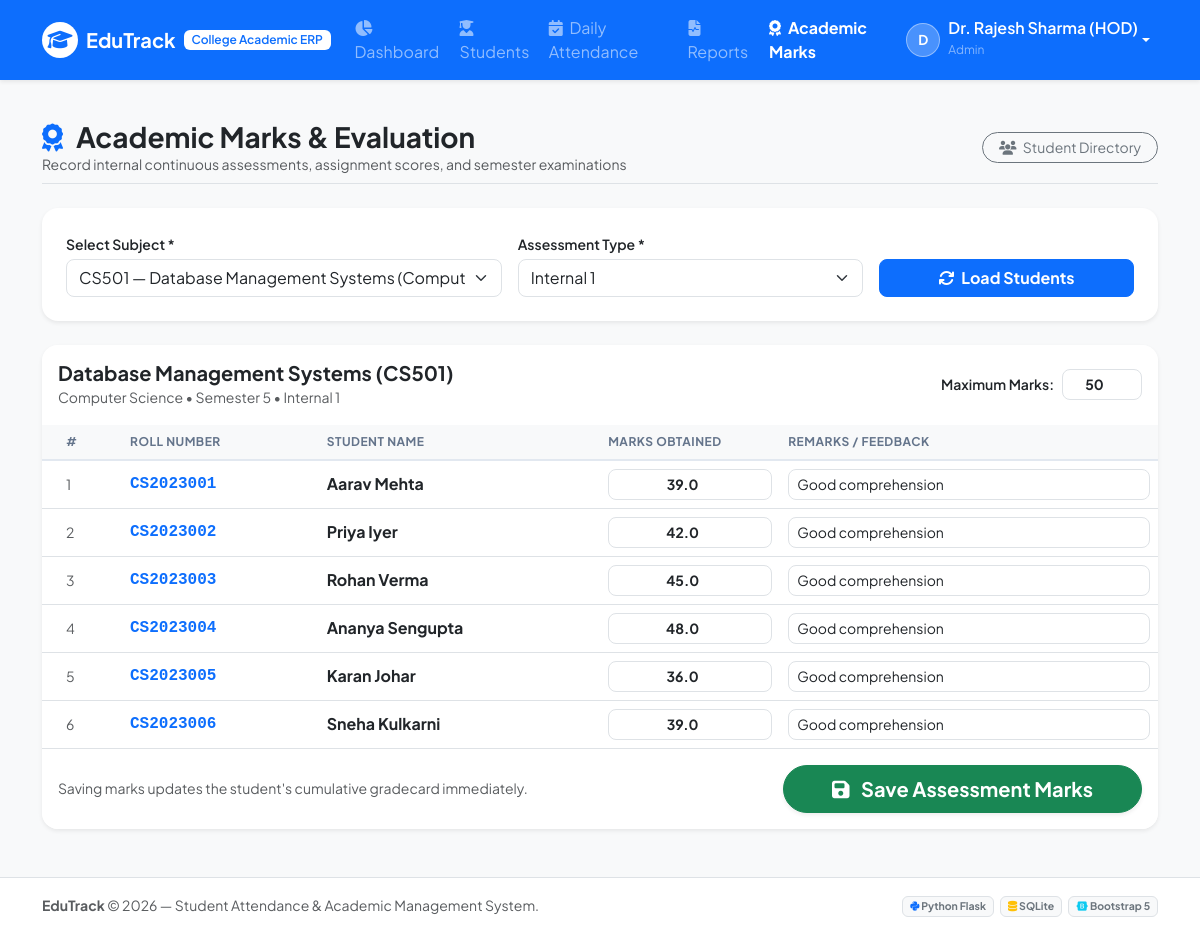
The page /admin/marks (signed in) on the database its author committed.
### tables this page shows
CREATE TABLE subjects (
        id INTEGER PRIMARY KEY AUTOINCREMENT,
        subject_code TEXT UNIQUE NOT NULL,
        subject_name TEXT NOT NULL,
        department TEXT NOT NULL,
        semester INTEGER NOT NULL,
        credits INTEGER DEFAULT 3
    );

CREATE TABLE students (
        id INTEGER PRIMARY KEY AUTOINCREMENT,
        roll_no TEXT UNIQUE NOT NULL,
        full_name TEXT NOT NULL,
        email TEXT UNIQUE NOT NULL,
        password_hash TEXT NOT NULL,
        department TEXT NOT NULL,
        semester INTEGER NOT NULL,
        phone TEXT,
        dob TEXT,
        address TEXT,
        created_at TIMESTAMP DEFAULT CURRENT_TIMESTAMP
    );

CREATE TABLE marks (
        id INTEGER PRIMARY KEY AUTOINCREMENT,
        student_id INTEGER NOT NULL,
        subject_id INTEGER NOT NULL,
        exam_type TEXT NOT NULL CHECK(exam_type IN ('Internal 1', 'Internal 2', 'Assignment', 'Semester Final')),
        marks_obtained REAL NOT NULL,
        max_marks REAL NOT NULL DEFAULT 100,
        remarks TEXT,
        created_at TIMESTAMP DEFAULT CURRENT_TIMESTAMP,
        FOREIGN KEY (student_id) REFERENCES students(id) ON DELETE CASCADE,
        FOREIGN KEY (subject_id) REFERENCES subjects(id) ON DELETE CASCADE
    );

### app.py (the view, shortened to what this page needs)
@app.route('/admin/marks', methods=['GET', 'POST'])
@login_required
@admin_required
def manage_marks():
    conn = get_db()
    cursor = conn.cursor()
    cursor.execute("SELECT id, subject_code, subject_name, department, semester FROM subjects ORDER BY subject_code")
    subjects = cursor.fetchall()
    selected_subject_id = request.args.get('subject_id', type=int)
    if not selected_subject_id and subjects:
        selected_subject_id = subjects[0]['id']
    selected_exam = request.args.get('exam_type', 'Internal 1')
    selected_subject = next((s for s in subjects if s['id'] == selected_subject_id), None)
    students_with_marks = []
    if selected_subject:
        cursor.execute('''
        SELECT id, roll_no, full_name
        FROM students
        WHERE department = ? AND semester = ?
        ORDER BY roll_no ASC
        ''', (selected_subject['department'], selected_subject['semester']))
        students = cursor.fetchall()
        cursor.execute('''
        SELECT student_id, marks_obtained, max_marks, remarks
        FROM marks
        WHERE subject_id = ? AND exam_type = ?
        ''', (selected_subject_id, selected_exam))
        marks_map = {row['student_id']: row for row in cursor.fetchall()}
        for s in students:
            students_with_marks.append({
                'student': s,
                'mark': marks_map.get(s['id'])
            })
    conn.close()
    return render_template(
        'marks/manage.html',
        subjects=subjects,
        selected_subject=selected_subject,
        selected_subject_id=selected_subject_id,
        selected_exam=selected_exam,
        students_with_marks=students_with_marks
    )

### app.py (called while the page is built)
def login_required(f):
    @wraps(f)
    def decorated_function(*args, **kwargs):
        if 'user_id' not in session:
            flash('Please log in to access this portal.', 'warning')
            return redirect(url_for('login'))
        return f(*args, **kwargs)
    return decorated_function

def admin_required(f):
    @wraps(f)
    def decorated_function(*args, **kwargs):
        if session.get('user_type') != 'admin':
            flash('Access restricted to college administrators and faculty only.', 'danger')
            return redirect(url_for('login'))
        return f(*args, **kwargs)
    return decorated_function

@app.context_processor
def inject_now():
    return {'current_year': datetime.now().year, 'today_date': datetime.now().strftime('%Y-%m-%d')}

### database.py (called while the page is built)
def get_db():
    conn = sqlite3.connect(DATABASE_PATH)
    conn.row_factory = sqlite3.Row
    conn.execute("PRAGMA foreign_keys = ON")
    return conn

### templates/marks/manage.html (shortened to what this page needs)
{% extends "base.html" %}
{% block content %}
<div class="d-flex flex-wrap justify-content-between align-items-center mb-4 pb-2 border-bottom">
    <div>
        <h3 class="fw-bold text-dark mb-0">
            <i class="fa-solid fa-award text-primary me-2"></i> Academic Marks & Evaluation
        </h3>
        <p class="text-muted small mb-0">Record internal continuous assessments, assignment scores, and semester examinations</p>
    </div>
    <div class="mt-2 mt-md-0 d-flex gap-2">
        <a href="{{ url_for('manage_students') }}" class="btn btn-outline-secondary btn-sm rounded-pill px-3">
            <i class="fa-solid fa-users me-1"></i> Student Directory
        </a>
    </div>
</div>
<div class="card border-0 shadow-sm rounded-4 mb-4">
    <div class="card-body p-4">
        <form method="GET" action="{{ url_for('manage_marks') }}" class="row g-3 align-items-end">
            <div class="col-md-5">
                <label for="subject_id" class="form-label fw-semibold fs-7 mb-1">Select Subject *</label>
                <select class="form-select rounded-3" id="subject_id" name="subject_id" onchange="this.form.submit()">
                    {% for sub in subjects %}
                        <option value="{{ sub.id }}" {% if selected_subject_id == sub.id %}selected{% endif %}>
                            {{ sub.subject_code }} — {{ sub.subject_name }} ({{ sub.department }}, Sem {{ sub.semester }})
                        </option>
                    {% endfor %}
                </select>
            </div>
            <div class="col-md-4">
                <label for="exam_type" class="form-label fw-semibold fs-7 mb-1">Assessment Type *</label>
                <select class="form-select rounded-3" id="exam_type" name="exam_type" onchange="this.form.submit()">
                    {% for et in ['Internal 1', 'Internal 2', 'Assignment', 'Semester Final'] %}
                        <option value="{{ et }}" {% if selected_exam == et %}selected{% endif %}>{{ et }}</option>
                    {% endfor %}
                </select>
            </div>
            <div class="col-md-3">
                <button type="submit" class="btn btn-primary rounded-3 w-100 fw-bold">
                    <i class="fa-solid fa-arrows-rotate me-1"></i> Load Students
                </button>
            </div>
        </form>
    </div>
</div>
{% if selected_subject %}
    <form method="POST" action="{{ url_for('manage_marks') }}">
        <div class="card border-0 shadow-sm rounded-4 overflow-hidden mb-4">
            <div class="card-header bg-white py-3 border-0 d-flex flex-wrap justify-content-between align-items-center gap-2">
                <div>
                    <h5 class="fw-bold mb-0 text-dark">
                        {{ selected_subject.subject_name }} ({{ selected_subject.subject_code }})
                    </h5>
                    <small class="text-muted">
                        {{ selected_subject.department }} • Semester {{ selected_subject.semester }} • {{ selected_exam }}
                    </small>
                </div>
                <div class="d-flex align-items-center gap-2">
                    <label for="max_marks" class="form-label mb-0 fw-semibold fs-7 text-nowrap">Maximum Marks:</label>
                    <input type="number" class="form-control form-control-sm rounded-3 text-center fw-bold" id="max_marks" name="max_marks" value="50" style="width: 80px;" required>
                </div>
            </div>
            <div class="table-responsive">
                <table class="table table-hover align-middle mb-0">
                    <thead class="table-light fs-8 text-uppercase">
                        <tr>
                            <th class="ps-4" style="width: 80px;">#</th>
                            <th>Roll Number</th>
                            <th>Student Name</th>
                            <th style="width: 180px;">Marks Obtained</th>
                            <th>Remarks / Feedback</th>
                        </tr>
                    </thead>
                    <tbody>
                        {% if students_with_marks %}
                            {% for item in students_with_marks %}
                                {% set s = item.student %}
                                {% set m = item.mark %}
                                <tr>
                                    <td class="ps-4 text-muted small">{{ loop.index }}</td>
                                    <td class="fw-bold font-monospace text-primary">{{ s.roll_no }}</td>
                                    <td>
                                        <div class="fw-bold text-dark">{{ s.full_name }}</div>
                                    </td>
                                    <td>
                                        <div class="input-group input-group-sm">
                                            <input type="number" step="0.5" min="0" max="100" class="form-control rounded-3 text-center fw-bold" name="marks_{{ s.id }}" value="{{ m.marks_obtained if m else '' }}" placeholder="Score">
                                        </div>
                                    </td>
                                    <td>
                                        <input type="text" class="form-control form-control-sm rounded-3" name="remarks_{{ s.id }}" value="{{ m.remarks if m and m.remarks else '' }}" placeholder="e.g. Excellent work, Good effort">
                                    </td>
                                </tr>
                            {% endfor %}
                        {% endif %}
                    </tbody>
                </table>
            </div>
            {% if students_with_marks %}
                <div class="card-footer bg-white p-3 border-0 d-flex justify-content-between align-items-center">
                    <span class="text-muted small">Saving marks updates the student's cumulative gradecard immediately.</span>
                    <button type="submit" class="btn btn-success btn-lg rounded-pill px-5 fw-bold shadow-sm">
                        <i class="fa-solid fa-floppy-disk me-2"></i> Save Assessment Marks
                    </button>
                </div>
            {% endif %}
        </div>
    </form>
{% endif %}
{% endblock %}

### static/css/style.css (style rules this page uses)
:root { --primary-color: #2563eb; --primary-hover: #1d4ed8; --primary-light: #eff6ff; --secondary-color: #64748b; --success-color: #10b981; --warning-color: #f59e0b; --danger-color: #ef4444; --dark-color: #0f172a; --card-shadow: 0 4px 6px -1px rgba(0, 0, 0, 0.05), 0 2px 4px -2px rgba(0, 0, 0, 0.05); }
body { font-family: 'Plus Jakarta Sans', system-ui, -apple-system, BlinkMacSystemFont, "Segoe UI", Roboto, sans-serif; color: #1e293b; background-color: #f8fafc; -webkit-font-smoothing: antialiased; }
.fs-7 { font-size: 0.875rem !important; }
.fs-8 { font-size: 0.75rem !important; }
.card { transition: transform 0.2s ease, box-shadow 0.2s ease; }
.table thead th { font-weight: 700; letter-spacing: 0.5px; color: #64748b; border-bottom: 2px solid #e2e8f0; }

### rows shown on the page
subjects: subject_name "Database Management Systems", subject_code "CS501", department "Computer Science", semester "5"
students: roll_no "CS2023001", full_name "Aarav Mehta"
marks: marks_obtained "39.0", remarks "Good comprehension"
students: roll_no "CS2023002", full_name "Priya Iyer"
marks: marks_obtained "42.0", remarks "Good comprehension"
students: roll_no "CS2023003", full_name "Rohan Verma"
marks: marks_obtained "45.0", remarks "Good comprehension"
students: roll_no "CS2023004", full_name "Ananya Sengupta"
marks: marks_obtained "48.0", remarks "Good comprehension"
students: roll_no "CS2023005", full_name "Karan Johar"
marks: marks_obtained "36.0", remarks "Good comprehension"
students: roll_no "CS2023006", full_name "Sneha Kulkarni"
marks: marks_obtained "39.0", remarks "Good comprehension"

### other values the page prints
{{ session.get('user_name', 'User')[:1] }} "D"
{{ session.get('user_name') }} "Dr. Rajesh Sharma (HOD)"
{{ session.get('user_type')|capitalize }} "Admin"
{{ selected_exam }} "Internal 1"
form field subject_id "CS501 — Database Management Systems (Computer Science, Sem 5)"
form field exam_type "Internal 1"
